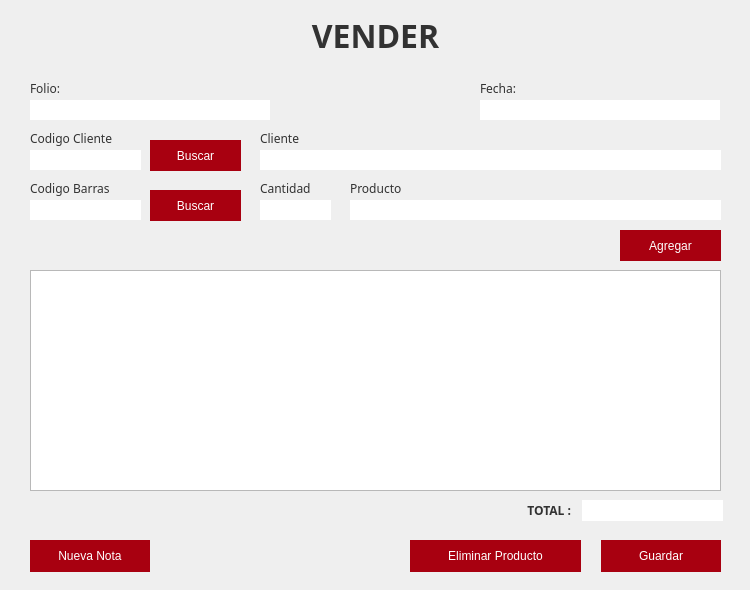
<?xml version="1.0" encoding="UTF-8"?>
<ui version="4.0">
 <class>Form</class>
 <widget class="QWidget" name="Form">
  <property name="geometry">
   <rect>
    <x>0</x>
    <y>0</y>
    <width>750</width>
    <height>590</height>
   </rect>
  </property>
  <property name="minimumSize">
   <size>
    <width>750</width>
    <height>590</height>
   </size>
  </property>
  <property name="maximumSize">
   <size>
    <width>750</width>
    <height>590</height>
   </size>
  </property>
  <property name="cursor">
   <cursorShape>ArrowCursor</cursorShape>
  </property>
  <property name="windowTitle">
   <string>Vender</string>
  </property>
  <property name="styleSheet">
   <string notr="true">.QWidget{
	color:rgb(50, 50, 50);
}
.QLabel{
	color: rgb(50,50,50)
}
.QComboBox{
	color: rgb(97, 99, 99);
	border-radius:none;
}
.QLineEdit{
	color: rgb(97, 99, 99);
	border:none;
}
.QPushButton{
	color: rgb(255, 255, 255);
	background-color: rgb(168, 0, 16);
	border: none;
}
.QPushButton:hover{
	color: rgb(255, 255, 255);
	background-color: rgb(30,30,30);
}</string>
  </property>
  <widget class="QLabel" name="label_fecha">
   <property name="geometry">
    <rect>
     <x>480</x>
     <y>80</y>
     <width>60</width>
     <height>16</height>
    </rect>
   </property>
   <property name="font">
    <font>
     <family>Avenir</family>
    </font>
   </property>
   <property name="text">
    <string>Fecha:</string>
   </property>
  </widget>
  <widget class="QPushButton" name="bNueva">
   <property name="geometry">
    <rect>
     <x>30</x>
     <y>540</y>
     <width>120</width>
     <height>32</height>
    </rect>
   </property>
   <property name="cursor">
    <cursorShape>PointingHandCursor</cursorShape>
   </property>
   <property name="text">
    <string>Nueva Nota</string>
   </property>
   <property name="icon">
    <iconset resource="../imagenes/imagenes.qrc">
     <normaloff>:/Iconos/Nuevo.png</normaloff>:/Iconos/Nuevo.png</iconset>
   </property>
   <property name="iconSize">
    <size>
     <width>20</width>
     <height>16</height>
    </size>
   </property>
  </widget>
  <widget class="QLineEdit" name="line_cantidad">
   <property name="geometry">
    <rect>
     <x>260</x>
     <y>200</y>
     <width>71</width>
     <height>20</height>
    </rect>
   </property>
  </widget>
  <widget class="QPushButton" name="bAgregar">
   <property name="geometry">
    <rect>
     <x>620</x>
     <y>230</y>
     <width>101</width>
     <height>31</height>
    </rect>
   </property>
   <property name="cursor">
    <cursorShape>PointingHandCursor</cursorShape>
   </property>
   <property name="text">
    <string>Agregar</string>
   </property>
   <property name="icon">
    <iconset resource="../imagenes/imagenes.qrc">
     <normaloff>:/Iconos/Entradas.png</normaloff>:/Iconos/Entradas.png</iconset>
   </property>
   <property name="iconSize">
    <size>
     <width>20</width>
     <height>16</height>
    </size>
   </property>
  </widget>
  <widget class="QLabel" name="label_folio">
   <property name="geometry">
    <rect>
     <x>30</x>
     <y>80</y>
     <width>60</width>
     <height>16</height>
    </rect>
   </property>
   <property name="font">
    <font>
     <family>Avenir</family>
    </font>
   </property>
   <property name="text">
    <string>Folio:</string>
   </property>
  </widget>
  <widget class="QPushButton" name="bGuardar">
   <property name="geometry">
    <rect>
     <x>601</x>
     <y>540</y>
     <width>120</width>
     <height>32</height>
    </rect>
   </property>
   <property name="cursor">
    <cursorShape>PointingHandCursor</cursorShape>
   </property>
   <property name="text">
    <string>Guardar</string>
   </property>
   <property name="icon">
    <iconset resource="../imagenes/imagenes.qrc">
     <normaloff>:/Iconos/Guardar.png</normaloff>:/Iconos/Guardar.png</iconset>
   </property>
   <property name="iconSize">
    <size>
     <width>20</width>
     <height>16</height>
    </size>
   </property>
  </widget>
  <widget class="QLabel" name="label_cantidad">
   <property name="geometry">
    <rect>
     <x>260</x>
     <y>180</y>
     <width>60</width>
     <height>16</height>
    </rect>
   </property>
   <property name="font">
    <font>
     <family>Avenir</family>
    </font>
   </property>
   <property name="text">
    <string>Cantidad</string>
   </property>
  </widget>
  <widget class="QLineEdit" name="line_folio">
   <property name="enabled">
    <bool>false</bool>
   </property>
   <property name="geometry">
    <rect>
     <x>30</x>
     <y>100</y>
     <width>240</width>
     <height>20</height>
    </rect>
   </property>
   <property name="font">
    <font>
     <family>Avenir</family>
    </font>
   </property>
   <property name="cursor">
    <cursorShape>ArrowCursor</cursorShape>
   </property>
  </widget>
  <widget class="QLineEdit" name="line_fecha">
   <property name="enabled">
    <bool>false</bool>
   </property>
   <property name="geometry">
    <rect>
     <x>480</x>
     <y>100</y>
     <width>240</width>
     <height>20</height>
    </rect>
   </property>
   <property name="font">
    <font>
     <family>Avenir</family>
    </font>
   </property>
   <property name="cursor">
    <cursorShape>ArrowCursor</cursorShape>
   </property>
  </widget>
  <widget class="QLabel" name="label_Cbarras">
   <property name="geometry">
    <rect>
     <x>30</x>
     <y>180</y>
     <width>91</width>
     <height>16</height>
    </rect>
   </property>
   <property name="font">
    <font>
     <family>Avenir</family>
    </font>
   </property>
   <property name="text">
    <string>Codigo Barras</string>
   </property>
  </widget>
  <widget class="QLineEdit" name="line_Cbarras">
   <property name="geometry">
    <rect>
     <x>30</x>
     <y>200</y>
     <width>111</width>
     <height>20</height>
    </rect>
   </property>
  </widget>
  <widget class="QLineEdit" name="line_Ccli">
   <property name="geometry">
    <rect>
     <x>30</x>
     <y>150</y>
     <width>111</width>
     <height>20</height>
    </rect>
   </property>
   <property name="text">
    <string/>
   </property>
  </widget>
  <widget class="QLabel" name="label_Ccli">
   <property name="geometry">
    <rect>
     <x>30</x>
     <y>130</y>
     <width>91</width>
     <height>16</height>
    </rect>
   </property>
   <property name="font">
    <font>
     <family>Avenir</family>
    </font>
   </property>
   <property name="text">
    <string>Codigo Cliente</string>
   </property>
  </widget>
  <widget class="QLabel" name="label_cli">
   <property name="geometry">
    <rect>
     <x>260</x>
     <y>130</y>
     <width>91</width>
     <height>16</height>
    </rect>
   </property>
   <property name="font">
    <font>
     <family>Avenir</family>
    </font>
   </property>
   <property name="text">
    <string>Cliente</string>
   </property>
  </widget>
  <widget class="QLineEdit" name="line_cli">
   <property name="enabled">
    <bool>false</bool>
   </property>
   <property name="geometry">
    <rect>
     <x>260</x>
     <y>150</y>
     <width>461</width>
     <height>20</height>
    </rect>
   </property>
   <property name="cursor">
    <cursorShape>ArrowCursor</cursorShape>
   </property>
  </widget>
  <widget class="QLabel" name="label_titulo">
   <property name="enabled">
    <bool>true</bool>
   </property>
   <property name="geometry">
    <rect>
     <x>0</x>
     <y>20</y>
     <width>751</width>
     <height>30</height>
    </rect>
   </property>
   <property name="font">
    <font>
     <family>Avenir</family>
     <pointsize>24</pointsize>
     <weight>75</weight>
     <bold>true</bold>
    </font>
   </property>
   <property name="text">
    <string>VENDER</string>
   </property>
   <property name="alignment">
    <set>Qt::AlignCenter</set>
   </property>
  </widget>
  <widget class="QLineEdit" name="line_producto">
   <property name="enabled">
    <bool>false</bool>
   </property>
   <property name="geometry">
    <rect>
     <x>350</x>
     <y>200</y>
     <width>371</width>
     <height>20</height>
    </rect>
   </property>
   <property name="cursor">
    <cursorShape>ArrowCursor</cursorShape>
   </property>
  </widget>
  <widget class="QLabel" name="label_producto_2">
   <property name="geometry">
    <rect>
     <x>350</x>
     <y>180</y>
     <width>91</width>
     <height>16</height>
    </rect>
   </property>
   <property name="font">
    <font>
     <family>Avenir</family>
    </font>
   </property>
   <property name="text">
    <string>Producto</string>
   </property>
  </widget>
  <widget class="QPushButton" name="bEliminar">
   <property name="geometry">
    <rect>
     <x>410</x>
     <y>540</y>
     <width>171</width>
     <height>32</height>
    </rect>
   </property>
   <property name="cursor">
    <cursorShape>PointingHandCursor</cursorShape>
   </property>
   <property name="text">
    <string>Eliminar Producto</string>
   </property>
   <property name="icon">
    <iconset resource="../imagenes/imagenes.qrc">
     <normaloff>:/Iconos/Eliminar.png</normaloff>:/Iconos/Eliminar.png</iconset>
   </property>
   <property name="iconSize">
    <size>
     <width>20</width>
     <height>16</height>
    </size>
   </property>
  </widget>
  <widget class="QTableWidget" name="table_vender">
   <property name="geometry">
    <rect>
     <x>30</x>
     <y>270</y>
     <width>691</width>
     <height>221</height>
    </rect>
   </property>
   <property name="font">
    <font>
     <family>Avenir</family>
    </font>
   </property>
   <property name="lineWidth">
    <number>0</number>
   </property>
   <property name="editTriggers">
    <set>QAbstractItemView::NoEditTriggers</set>
   </property>
   <property name="alternatingRowColors">
    <bool>true</bool>
   </property>
   <property name="selectionMode">
    <enum>QAbstractItemView::SingleSelection</enum>
   </property>
   <property name="selectionBehavior">
    <enum>QAbstractItemView::SelectRows</enum>
   </property>
   <property name="showGrid">
    <bool>true</bool>
   </property>
   <property name="gridStyle">
    <enum>Qt::DashLine</enum>
   </property>
   <property name="sortingEnabled">
    <bool>false</bool>
   </property>
   <property name="wordWrap">
    <bool>true</bool>
   </property>
   <property name="cornerButtonEnabled">
    <bool>true</bool>
   </property>
   <property name="rowCount">
    <number>0</number>
   </property>
   <property name="columnCount">
    <number>0</number>
   </property>
   <attribute name="horizontalHeaderVisible">
    <bool>true</bool>
   </attribute>
   <attribute name="horizontalHeaderCascadingSectionResizes">
    <bool>true</bool>
   </attribute>
   <attribute name="horizontalHeaderDefaultSectionSize">
    <number>150</number>
   </attribute>
   <attribute name="horizontalHeaderMinimumSectionSize">
    <number>30</number>
   </attribute>
   <attribute name="horizontalHeaderShowSortIndicator" stdset="0">
    <bool>false</bool>
   </attribute>
   <attribute name="horizontalHeaderStretchLastSection">
    <bool>false</bool>
   </attribute>
   <attribute name="verticalHeaderVisible">
    <bool>false</bool>
   </attribute>
   <attribute name="verticalHeaderDefaultSectionSize">
    <number>30</number>
   </attribute>
   <attribute name="verticalHeaderShowSortIndicator" stdset="0">
    <bool>false</bool>
   </attribute>
  </widget>
  <widget class="QPushButton" name="bBuscarProducto">
   <property name="geometry">
    <rect>
     <x>150</x>
     <y>190</y>
     <width>91</width>
     <height>31</height>
    </rect>
   </property>
   <property name="cursor">
    <cursorShape>PointingHandCursor</cursorShape>
   </property>
   <property name="layoutDirection">
    <enum>Qt::LeftToRight</enum>
   </property>
   <property name="text">
    <string>Buscar</string>
   </property>
   <property name="icon">
    <iconset resource="../imagenes/imagenes.qrc">
     <normaloff>:/Iconos/buscar.png</normaloff>:/Iconos/buscar.png</iconset>
   </property>
   <property name="iconSize">
    <size>
     <width>20</width>
     <height>16</height>
    </size>
   </property>
  </widget>
  <widget class="QPushButton" name="bBuscarCliente">
   <property name="geometry">
    <rect>
     <x>150</x>
     <y>140</y>
     <width>91</width>
     <height>31</height>
    </rect>
   </property>
   <property name="cursor">
    <cursorShape>PointingHandCursor</cursorShape>
   </property>
   <property name="layoutDirection">
    <enum>Qt::LeftToRight</enum>
   </property>
   <property name="text">
    <string>Buscar</string>
   </property>
   <property name="icon">
    <iconset resource="../imagenes/imagenes.qrc">
     <normaloff>:/Iconos/buscar.png</normaloff>:/Iconos/buscar.png</iconset>
   </property>
   <property name="iconSize">
    <size>
     <width>20</width>
     <height>16</height>
    </size>
   </property>
  </widget>
  <widget class="QLineEdit" name="line_total">
   <property name="enabled">
    <bool>false</bool>
   </property>
   <property name="geometry">
    <rect>
     <x>582</x>
     <y>500</y>
     <width>141</width>
     <height>21</height>
    </rect>
   </property>
   <property name="font">
    <font>
     <family>Avenir</family>
     <weight>75</weight>
     <bold>true</bold>
    </font>
   </property>
   <property name="alignment">
    <set>Qt::AlignRight|Qt::AlignTrailing|Qt::AlignVCenter</set>
   </property>
  </widget>
  <widget class="QLabel" name="label_folio_2">
   <property name="geometry">
    <rect>
     <x>520</x>
     <y>500</y>
     <width>51</width>
     <height>21</height>
    </rect>
   </property>
   <property name="font">
    <font>
     <family>Avenir</family>
     <weight>75</weight>
     <bold>true</bold>
    </font>
   </property>
   <property name="text">
    <string>TOTAL :</string>
   </property>
   <property name="alignment">
    <set>Qt::AlignRight|Qt::AlignTrailing|Qt::AlignVCenter</set>
   </property>
  </widget>
 </widget>
 <resources>
  <include location="../imagenes/imagenes.qrc"/>
 </resources>
 <connections/>
</ui>
